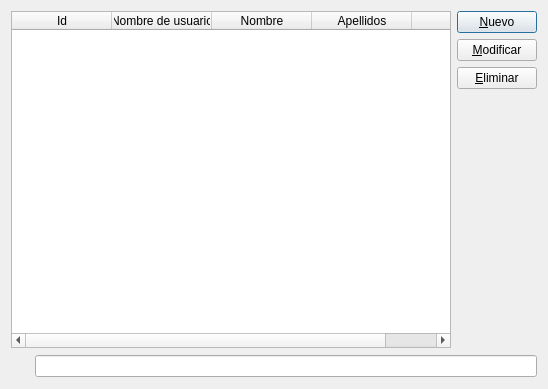
<?xml version="1.0" encoding="UTF-8"?>
<ui version="4.0">
 <class>frmUsuariosList</class>
 <widget class="QDialog" name="frmUsuariosList">
  <property name="geometry">
   <rect>
    <x>0</x>
    <y>0</y>
    <width>548</width>
    <height>389</height>
   </rect>
  </property>
  <property name="windowTitle">
   <string>Gestión de usuarios</string>
  </property>
  <property name="windowIcon">
   <iconset resource="../Resources.qrc">
    <normaloff>:/assets/user.png</normaloff>:/assets/user.png</iconset>
  </property>
  <layout class="QGridLayout" name="gridLayout">
   <item row="0" column="0">
    <widget class="QTableWidget" name="tblUsuarios">
     <property name="lineWidth">
      <number>1</number>
     </property>
     <property name="selectionBehavior">
      <enum>QAbstractItemView::SelectRows</enum>
     </property>
     <property name="verticalScrollMode">
      <enum>QAbstractItemView::ScrollPerPixel</enum>
     </property>
     <property name="horizontalScrollMode">
      <enum>QAbstractItemView::ScrollPerPixel</enum>
     </property>
     <attribute name="horizontalHeaderStretchLastSection">
      <bool>true</bool>
     </attribute>
     <attribute name="verticalHeaderVisible">
      <bool>false</bool>
     </attribute>
     <column>
      <property name="text">
       <string>Id</string>
      </property>
     </column>
     <column>
      <property name="text">
       <string>Nombre de usuario</string>
      </property>
     </column>
     <column>
      <property name="text">
       <string>Nombre</string>
      </property>
     </column>
     <column>
      <property name="text">
       <string>Apellidos</string>
      </property>
     </column>
     <column>
      <property name="text">
       <string>Rol</string>
      </property>
     </column>
    </widget>
   </item>
   <item row="0" column="1">
    <layout class="QVBoxLayout" name="verticalLayout">
     <item>
      <widget class="QPushButton" name="btnNuevo">
       <property name="text">
        <string>&amp;Nuevo</string>
       </property>
      </widget>
     </item>
     <item>
      <widget class="QPushButton" name="btnModificar">
       <property name="text">
        <string>&amp;Modificar</string>
       </property>
      </widget>
     </item>
     <item>
      <widget class="QPushButton" name="btnEliminar">
       <property name="text">
        <string>&amp;Eliminar</string>
       </property>
      </widget>
     </item>
     <item>
      <spacer name="verticalSpacer">
       <property name="orientation">
        <enum>Qt::Vertical</enum>
       </property>
       <property name="sizeHint" stdset="0">
        <size>
         <width>20</width>
         <height>40</height>
        </size>
       </property>
      </spacer>
     </item>
    </layout>
   </item>
   <item row="1" column="0" colspan="2">
    <layout class="QHBoxLayout" name="horizontalLayout">
     <property name="spacing">
      <number>0</number>
     </property>
     <item>
      <widget class="QLabel" name="label">
       <property name="minimumSize">
        <size>
         <width>24</width>
         <height>24</height>
        </size>
       </property>
       <property name="maximumSize">
        <size>
         <width>24</width>
         <height>24</height>
        </size>
       </property>
       <property name="styleSheet">
        <string notr="true">image: url(:/assets/search.png);</string>
       </property>
       <property name="text">
        <string/>
       </property>
      </widget>
     </item>
     <item>
      <widget class="QLineEdit" name="txtFiltroSearch"/>
     </item>
    </layout>
   </item>
  </layout>
 </widget>
 <resources>
  <include location="../Resources.qrc"/>
 </resources>
 <connections>
  <connection>
   <sender>txtFiltroSearch</sender>
   <signal>textChanged(QString)</signal>
   <receiver>frmUsuariosList</receiver>
   <slot>SearchChanged()</slot>
   <hints>
    <hint type="sourcelabel">
     <x>285</x>
     <y>366</y>
    </hint>
    <hint type="destinationlabel">
     <x>273</x>
     <y>194</y>
    </hint>
   </hints>
  </connection>
  <connection>
   <sender>frmUsuariosList</sender>
   <signal>rejected()</signal>
   <receiver>frmUsuariosList</receiver>
   <slot>closeParent()</slot>
   <hints>
    <hint type="sourcelabel">
     <x>273</x>
     <y>194</y>
    </hint>
    <hint type="destinationlabel">
     <x>273</x>
     <y>194</y>
    </hint>
   </hints>
  </connection>
  <connection>
   <sender>btnNuevo</sender>
   <signal>clicked()</signal>
   <receiver>frmUsuariosList</receiver>
   <slot>NuevoUsuario()</slot>
   <hints>
    <hint type="sourcelabel">
     <x>497</x>
     <y>22</y>
    </hint>
    <hint type="destinationlabel">
     <x>273</x>
     <y>194</y>
    </hint>
   </hints>
  </connection>
  <connection>
   <sender>btnModificar</sender>
   <signal>clicked()</signal>
   <receiver>frmUsuariosList</receiver>
   <slot>ModificarUsuario()</slot>
   <hints>
    <hint type="sourcelabel">
     <x>497</x>
     <y>53</y>
    </hint>
    <hint type="destinationlabel">
     <x>273</x>
     <y>194</y>
    </hint>
   </hints>
  </connection>
  <connection>
   <sender>tblUsuarios</sender>
   <signal>cellDoubleClicked(int,int)</signal>
   <receiver>frmUsuariosList</receiver>
   <slot>ModificarUsuario()</slot>
   <hints>
    <hint type="sourcelabel">
     <x>229</x>
     <y>177</y>
    </hint>
    <hint type="destinationlabel">
     <x>273</x>
     <y>194</y>
    </hint>
   </hints>
  </connection>
  <connection>
   <sender>btnEliminar</sender>
   <signal>clicked()</signal>
   <receiver>frmUsuariosList</receiver>
   <slot>DeleteUsuarios()</slot>
   <hints>
    <hint type="sourcelabel">
     <x>497</x>
     <y>84</y>
    </hint>
    <hint type="destinationlabel">
     <x>273</x>
     <y>194</y>
    </hint>
   </hints>
  </connection>
 </connections>
 <slots>
  <slot>closeParent()</slot>
  <slot>SearchChanged()</slot>
  <slot>NuevoUsuario()</slot>
  <slot>ModificarUsuario()</slot>
  <slot>DeleteUsuarios()</slot>
 </slots>
</ui>
